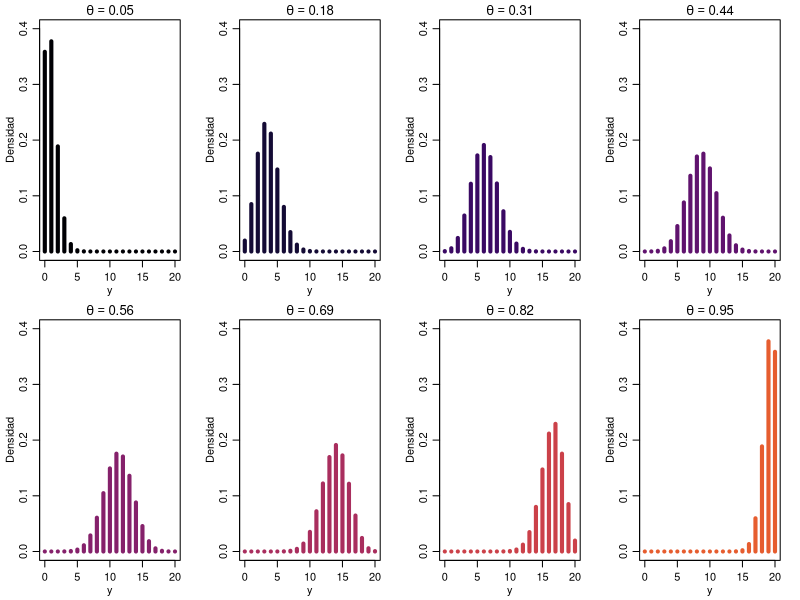
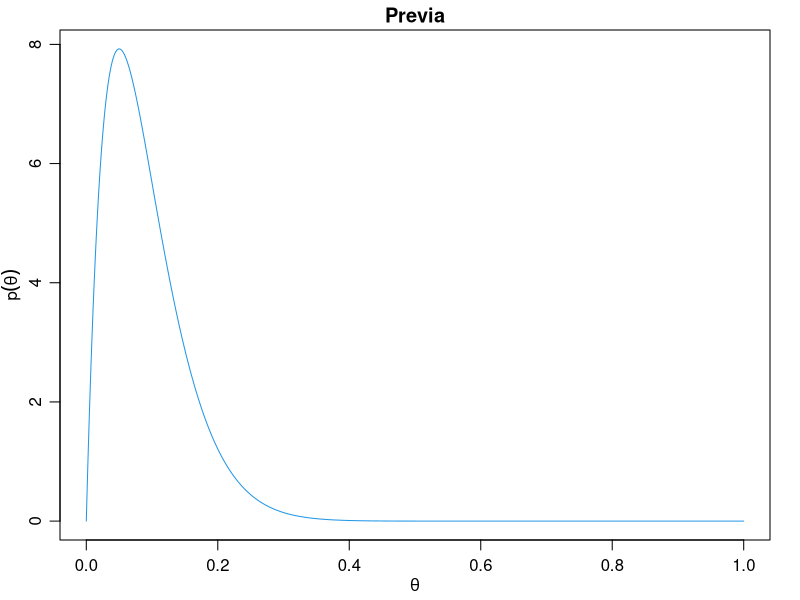

Generate these figures, in order, with R: (Note: this script raises an error after producing the figures.)
## ---- chunk 1
knitr::opts_chunk$set(echo = TRUE)
## ---- chunk 2
n <- 20
m <- 8
theta <- seq(from = 0.05, to = 0.95, length = m) 
col <- viridis::inferno(round(1.5*m)) 
par(mfrow = c(2,4), mar = c(3,3,1.5,1.5), mgp = c(1.75,0.75,0)) 
for (i in 1:m) 
  plot(x = 0:n, y = dbinom(x = 0:n, size = n, prob = theta[i]), type = "h", lwd = 4, col = col[i], xlab = "y", ylab = "Densidad", main = bquote(theta==.(round(theta[i],2))), ylim = c(0, 0.4))
## ---- chunk 3
a <- 2
b <- 20
par(mfrow = c(1,1), mar = c(3,3,1.5,1.5), mgp = c(1.75,0.75,0))
curve(expr = dbeta(x, shape1 = a, shape2 = b), from = 0, to = 1, n = 1000, col = 4, xlab = expression(theta), ylab = expression(p(theta)), main = "Previa")
## ---- chunk 4
knitr::include_graphics("DAG_introduccion.jpg")
## ---- chunk 5
a <- 2
b <- 20
n <- 20
y <- 0
par(mfrow = c(1,1), mar = c(3,3,1.5,1.5), mgp = c(1.75,0.75,0))
curve(expr = dbeta(x, shape1 = a+y, shape2 = b+n-y), from = 0, to = 1, n = 1000, col = 2, xlab = expression(theta), ylab = expression(paste("p","(",theta," | ",y,")",sep="")), main = "Posterior")
curve(expr = dbeta(x, shape1 = a, shape2 = b), n = 1000, col = 4, add = T)
legend("topright", legend = c("Posterior","Previa"), col = c(2,4), lty = 1, lwd = 2, bty = "n")
## ---- chunk 6
knitr::include_graphics("life.jpg")
## ---- chunk 7
knitr::include_graphics("Hoffcoverbook.jpg")
## ---- chunk 8
knitr::include_graphics("Gelmancoverbook.png")
## ---- chunk 9
knitr::include_graphics("Reichcoverbook.jpg")
